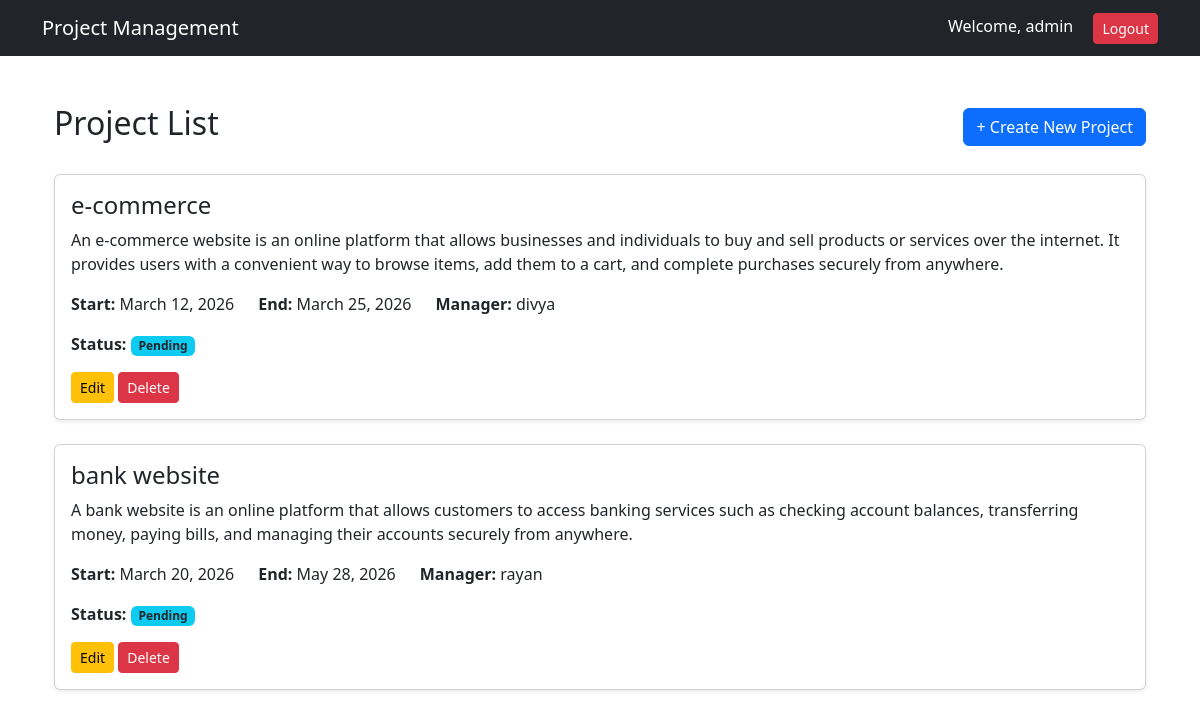
Page /projectlist/ (signed in) on the committed database.
### core/models.py (models this page shows, shortened)
class CustomUser(AbstractUser):
    USER_TYPE_CHOICES = (
        ('admin', 'Admin'),
        ('employee', 'Employee'),
    )
    user_type = models.CharField(max_length=20, choices=USER_TYPE_CHOICES, default='employee')
    phone = models.CharField(max_length=15, blank=True, null=True)
    profile_image = models.ImageField(upload_to='profiles/', blank=True, null=True)
    def __str__(self):
        return self.username

class Project(models.Model):
    STATUS_CHOICES = [
        ('Pending', 'Pending'),
        ('In Progress', 'In Progress'),
        ('Completed', 'Completed'),
    ]
    name = models.CharField(max_length=200)
    description = models.TextField()
    status = models.CharField(max_length=20, choices=STATUS_CHOICES, default='Pending')
    start_date = models.DateField()
    end_date = models.DateField()
    assigned_manager = models.ForeignKey(settings.AUTH_USER_MODEL, on_delete=models.CASCADE, related_name='managed_projects')

### core/views.py (the view)
# urls.py: path('projectlist/', projectlistfn),
@admin_required
def projectlistfn(request):
    projects = Project.objects.all()
    return render(request, 'projectlist.html', {'projects': projects})

### core/templates/projectlist.html
{% extends "base.html" %}
{% block content %}
<div class="container mt-5">
    <div class="d-flex justify-content-between align-items-center mb-4">
        <h2>Project List</h2>
        <a href="/projectcreate/" class="btn btn-primary">+ Create New Project</a>
    </div>
    {% for project in projects %}
        <div class="card shadow-sm mb-4">
            <div class="card-body">
                <h4 class="card-title">{{ project.name }}</h4>
                <p class="card-text">{{ project.description }}</p>
   <div class="d-flex gap-4 mt-2">
    <div>
        <strong>Start:</strong> {{ project.start_date }}
    </div>
    <div>
        <strong>End:</strong> {{ project.end_date }}
    </div>
    <div>
        <strong>Manager:</strong> {{ project.assigned_manager }}
    </div>
</div>
         <div class="mt-3">
             <strong>Status:</strong>
             <span class="badge bg-info text-dark">
                {{ project.status }}
                    </span>
                </div>
                <div class="mt-3">
                <a href="/projectupdate/{{ project.id }}/" class="btn btn-warning btn-sm">Edit</a>
                  <a href="/projectdelete/{{ project.id }}/"
                onclick="return confirm('Are you sure you want to delete this project?')"
                class="btn btn-danger btn-sm">
                Delete
                </a>
                </div>
            </div>
        </div>
    {% empty %}
        <div class="alert alert-info">
            No projects available.
        </div>
    {% endfor %}
</div>
{% endblock %}

### core/templates/base.html (shortened to what this page needs)
{% load static %}
<!DOCTYPE html>
<html>
    <link href="https://cdn.jsdelivr.net/npm/bootstrap@5.3.2/dist/css/bootstrap.min.css" rel="stylesheet">
      {% load static %}
    <link rel="stylesheet" href="{% static 'css/style.css' %}">
</head>
<body>
<nav class="navbar navbar-expand-lg navbar-dark bg-dark">
    <div class="container">
        <a class="navbar-brand" href="/">Project Management</a>
        <div class="ms-auto">
            {% if user.is_authenticated %}
                <span class="text-white me-3">
                    Welcome, {{ user.username }}
                </span>
                <a href="/logout/" class="btn btn-danger btn-sm">
                    Logout
                </a>
            {% endif %}
        </div>
    </div>
</nav>
<div class="container mt-4">
    {% block content %}
    {% endblock %}
</div>
</body>
</html>

### rows in the picture
CustomUser: username "admin"
Project: name "e-commerce", description "An e-commerce website is an online platform that allows businesses and individuals to buy and sell products or services over the internet. It provides users with a convenient way to browse items, add them to a cart, and complete purchases securely from anywhere.", start_date "March 12, 2026", end_date "March 25, 2026", assigned_manager "divya", status "Pending"
Project: name "bank website", description "A bank website is an online platform that allows customers to access banking services such as checking account balances, transferring money, paying bills, and managing their accounts securely from anywhere.", start_date "March 20, 2026", end_date "May 28, 2026", assigned_manager "rayan", status "Pending"
